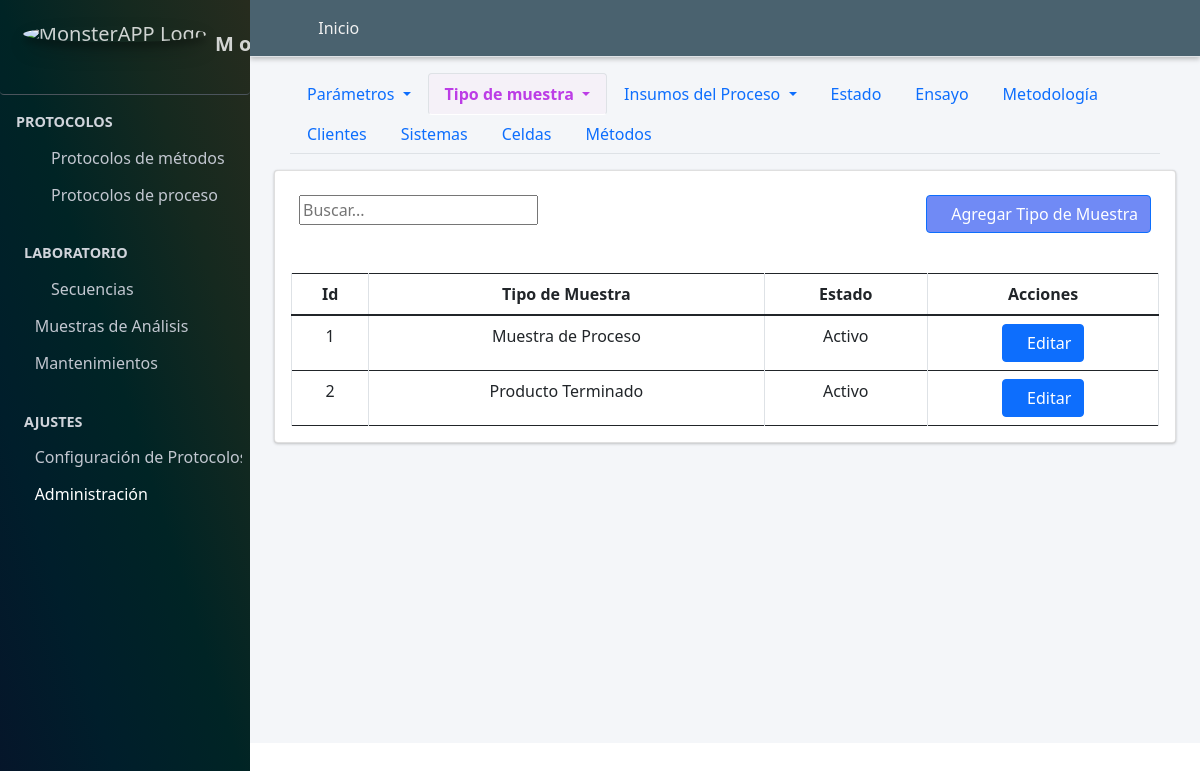
Page /tipo_muestra/ (signed in) on the committed database.
### Aplicaciones/Protocolo_Metodos/models.py (models this page shows, shortened)
class Tipo_muestra(models.Model):
    tipo_muestra=models.CharField(verbose_name="Tipo de muestra", max_length=90, unique=True)
    class Condicion(models.TextChoices):
        ACTIVO = "Activo", "ACTIVO"
        PASIVO = "Pasivo", "PASIVO"
    condicion=models.CharField(max_length=90, choices=Condicion.choices, default=Condicion.ACTIVO, verbose_name="Condicion")

### Aplicaciones/Protocolo_Metodos/views.py (the view)
# urls.py: path("tipo_muestra/", views.tipo_muestra, name="tipo_muestra"),
@login_required
@group_required('Administrador')
def tipo_muestra(request):
    titulo="Tipo de Muestras"
    tipo_muestra=Tipo_muestra.objects.all()
    if request.method == "POST":
        form = tipo_muestrasForm(request.POST or None)
        if form.is_valid():
            form.save()
            messages.success(request, "Tipo de muestra creada satisfactoriamente")
            return redirect("tipo_muestra")
        else:
             messages.error(request, "Por favor revisa los datos ingresados")
    else:
        form = tipo_muestrasForm()
    context={
        "titulo":titulo,
        "form":form,
        "tipo_muestra":tipo_muestra,
    }
    return render(request, "protocolo_metodos/tipo_muestra.html", context)

### Aplicaciones/Protocolo_Metodos/forms.py
class tipo_muestrasForm(forms.ModelForm):
    class Meta:
        model=Tipo_muestra
        exclude=["condicion"]
    def __init__(self, *args, **kwargs):
        super().__init__(*args, **kwargs)
        self.fields['tipo_muestra'].required = True

### Aplicaciones/Protocolo_Metodos/views.py (called while the page is built)
def group_required(group_name):
    return user_passes_test(
        lambda user: user.is_authenticated and (
            user.is_superuser or user.groups.filter(name=group_name).exists()
        )
    )

### MONSTER_APP/templates/protocolo_metodos/tipo_muestra.html (shortened to what this page needs)
{% extends "partial/body.html" %}
{% load crispy_forms_tags %}
{% load crispy_forms_filters %}
{% block contenido %}
{% load django_bootstrap5 %}
{% include "partial/header_configuracion_protocolo_metodos.html" %}
        <div class="container-fluid">
        <div class="card">
          <div class="container-fluid">
            <div class="row">
              <div class="col-md-6">
                <br>
                       <div class="text-right">
            <div class="input-group rounded">
                <input type="search" id="myInput" class="numberinput gj-textbox-md" placeholder="Buscar..." aria-label="Search" aria-describedby="search-addon" />
              </div>
        </div>
                  </div>
                  <div class="col-md-6">
                    <br>
                      <div class="d-grid gap-2 d-md-flex justify-content-md-end">
                        <button class="btn btn-primary" style="background:#486af3c7" data-bs-toggle="modal" data-bs-target="#crear_parametros"><span class="fa fa-plus-circle"></span>Agregar Tipo de Muestra</button>
                        </div>
              </div>
              </div>
          </div><br>
            <div class="card-body table-responsive">
              <table class="table  table-bordered display" id="example3">
                <thead class="">
                    <tr class="text-center">
                        <th class="text-center">Id</th>
                        <th class="text-center">Tipo de Muestra</th>
                        <th class="text-center">Estado</th>
                        <th class="all text-center" >Acciones</th>
                    </tr>
                </thead>
                <tbody id="myTable">
                    {% for item in tipo_muestra.all %}
                    <tr class="text-center">
                        <td class="text-center">{{item.id}}</td>
                        <td class="text-center">{{item.tipo_muestra}}</td>
                        <td class="text-center">{{item.condicion}}</td>
                        <td>
                            <a href="{% url 'editar_tipo_muestra' item.pk %}" class="btn btn-primary btn-circle text-center" data-bs-target="#modal_parametros_{{ item.pk }}" data-bs-toggle="modal"><span class="fa fa-edit"></span>Editar</a>
                        </td>
                    </tr>
<div class="modal fade" id="modal_parametros_{{ item.pk }}" tabindex="-1" aria-labelledby="modal_parametros" aria-hidden="true">
  {% endfor%}
</tbody>
</table>
</div>
</div>
</div>
{% endblock contenido %}

### rows in the picture
Tipo_muestra: id "1", tipo_muestra "Muestra de Proceso", condicion "Activo"
Tipo_muestra: id "2", tipo_muestra "Producto Terminado", condicion "Activo"
